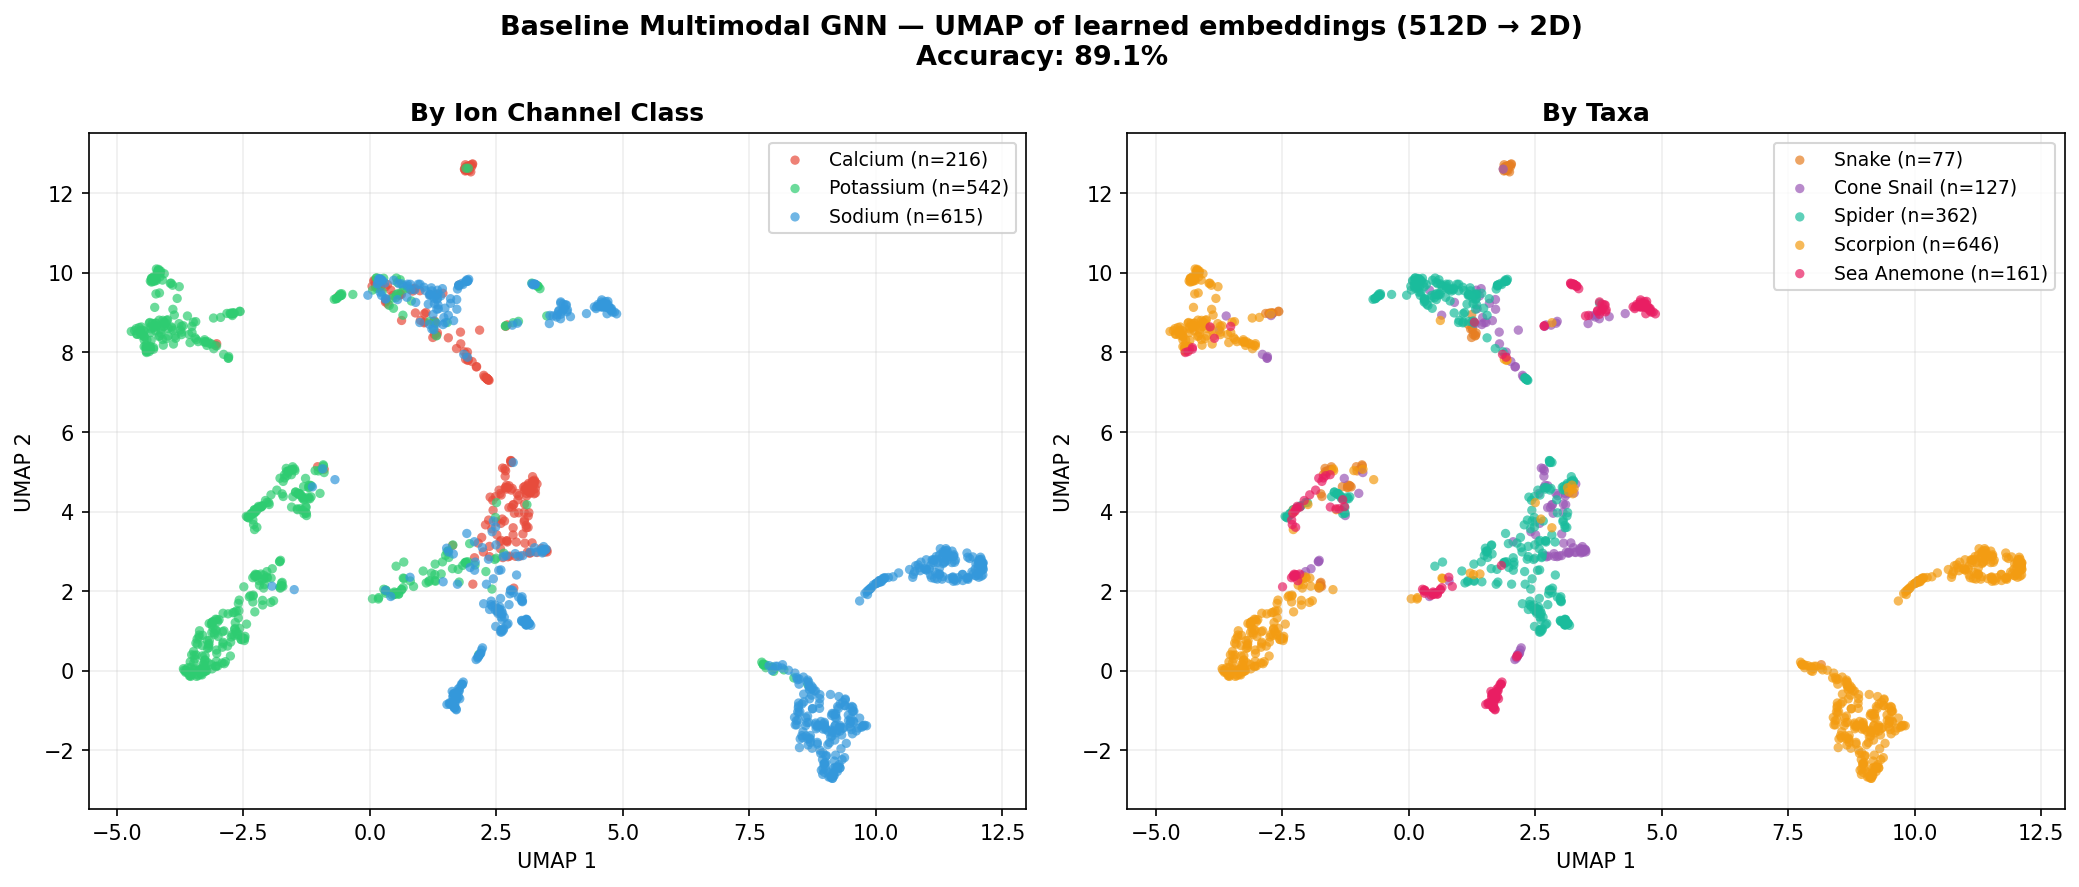

Generate this figure with Python:
#!/usr/bin/env python3
"""
UMAP of Baseline Multimodal GNN learned embeddings.
Extracts [structure_out, sequence_out] features (512D) from the trained model,
runs UMAP, plots colored by class and taxa.
Output: umap_baseline.png
"""

import importlib_metadata, sys
sys.modules['importlib.metadata'] = importlib_metadata

import torch
import numpy as np
import pandas as pd
import umap
import matplotlib
matplotlib.use('Agg')
import matplotlib.pyplot as plt
from torch_geometric.data import Batch
from torch.utils.data import DataLoader, Dataset

from multimodal_gnn_fixed import MultimodalToxinClassifier
from train_full_multimodal import (
    create_protein_graphs_batch,
    create_labels_from_metadata,
    load_fasta_based_data,
)

LABEL_NORMALIZE = {'Ca': 'Calcium', 'Na': 'Sodium', 'K': 'Potassium'}
TAXA_LIST       = ['Snake', 'Cone Snail', 'Spider', 'Scorpion', 'Sea Anemone']
CLASS_COLORS    = {'Calcium': '#e74c3c', 'Potassium': '#2ecc71', 'Sodium': '#3498db'}
TAXA_COLORS     = {'Snake': '#e67e22', 'Cone Snail': '#9b59b6', 'Spider': '#1abc9c',
                   'Scorpion': '#f39c12', 'Sea Anemone': '#e91e63'}

# ── Load data ─────────────────────────────────────────────────────────────────
print("Loading data...")
esm_features, metadata_df = load_fasta_based_data()
labels, label_encoder, valid_proteins = create_labels_from_metadata(metadata_df)

taxa_lookup = dict(zip(
    pd.read_csv('taxa_fastas/taxa_metadata.csv')['protein_id'],
    pd.read_csv('taxa_fastas/taxa_metadata.csv')['taxa'],
))
taxa_labels = [taxa_lookup.get(p['protein_id']) for p in valid_proteins]

# ── Build graphs ──────────────────────────────────────────────────────────────
print("Building graphs...")
all_graphs = create_protein_graphs_batch(valid_proteins)

graphs, filt_labels, filt_taxa, filt_proteins = [], [], [], []
for i, g in enumerate(all_graphs):
    if g is not None and taxa_labels[i] is not None:
        graphs.append(g)
        filt_labels.append(labels[i])
        filt_taxa.append(taxa_labels[i])
        filt_proteins.append(valid_proteins[i])

esm_tensors   = torch.stack([torch.from_numpy(esm_features[p['feature_key']]).float()
                              for p in filt_proteins])
labels_tensor = torch.from_numpy(np.array(filt_labels)).long()
print(f"Proteins: {len(graphs)}")

# ── Dataset / loader ──────────────────────────────────────────────────────────
class SimpleDataset(Dataset):
    def __init__(self, graphs, esm, labels):
        self.graphs = graphs; self.esm = esm; self.labels = labels
    def __len__(self): return len(self.graphs)
    def __getitem__(self, idx): return self.graphs[idx], self.esm[idx], self.labels[idx]

def collate_fn(batch):
    graphs, esm, labels = zip(*batch)
    return Batch.from_data_list(graphs), torch.stack(esm), torch.stack(labels)

loader = DataLoader(SimpleDataset(graphs, esm_tensors, labels_tensor),
                    batch_size=32, shuffle=False, collate_fn=collate_fn)

# ── Load model + extract embeddings ──────────────────────────────────────────
print("Loading model...")
device = torch.device('cuda' if torch.cuda.is_available() else 'cpu')
model  = MultimodalToxinClassifier(
    esm_dim=1280, gnn_hidden_dim=256,
    num_classes=len(label_encoder.classes_),
    fusion_hidden_dim=512, dropout_rate=0.1,
).to(device)
model.load_state_dict(torch.load('multimodal_gnn_full_dataset.pth', map_location=device))
model.eval()

print("Extracting embeddings...")
all_feats, all_preds, all_labels = [], [], []
with torch.no_grad():
    for g, esm, y in loader:
        g, esm = g.to(device), esm.to(device)
        logits, structure_out, sequence_out = model(g, esm)
        combined = torch.cat([structure_out, sequence_out], dim=1)  # 512D
        all_feats.append(combined.cpu())
        all_preds.extend(logits.argmax(1).cpu().numpy())
        all_labels.extend(y.numpy())

features   = torch.cat(all_feats, dim=0).numpy()
all_preds  = np.array(all_preds)
all_labels = np.array(all_labels)
acc = (all_preds == all_labels).mean()
print(f"Features shape: {features.shape} | Accuracy: {acc*100:.1f}%")

# ── UMAP ──────────────────────────────────────────────────────────────────────
print("Running UMAP...")
reducer = umap.UMAP(n_components=2, n_neighbors=30, min_dist=0.1,
                    metric='euclidean', random_state=42, verbose=True)
coords  = reducer.fit_transform(features)
print("UMAP done")

# ── Plot ──────────────────────────────────────────────────────────────────────
fig, (ax1, ax2) = plt.subplots(1, 2, figsize=(14, 6))
fig.suptitle(f'Baseline Multimodal GNN — UMAP of learned embeddings (512D → 2D)\nAccuracy: {acc*100:.1f}%',
             fontsize=13, fontweight='bold')

class_names = label_encoder.classes_
for i, cls in enumerate(class_names):
    mask = all_labels == i
    ax1.scatter(coords[mask, 0], coords[mask, 1],
                c=CLASS_COLORS.get(cls, '#999'), label=f'{cls} (n={mask.sum()})',
                alpha=0.7, s=20, edgecolors='none')
ax1.set_title('By Ion Channel Class', fontweight='bold')
ax1.legend(fontsize=9); ax1.set_xlabel('UMAP 1'); ax1.set_ylabel('UMAP 2'); ax1.grid(alpha=0.2)

for taxa in TAXA_LIST:
    mask = np.array(filt_taxa) == taxa
    if mask.sum() == 0: continue
    ax2.scatter(coords[mask, 0], coords[mask, 1],
                c=TAXA_COLORS.get(taxa, '#999'), label=f'{taxa} (n={mask.sum()})',
                alpha=0.7, s=20, edgecolors='none')
ax2.set_title('By Taxa', fontweight='bold')
ax2.legend(fontsize=9); ax2.set_xlabel('UMAP 1'); ax2.set_ylabel('UMAP 2'); ax2.grid(alpha=0.2)

plt.tight_layout()
plt.savefig('umap_baseline.png', dpi=150, bbox_inches='tight')
print("Saved: umap_baseline.png")
